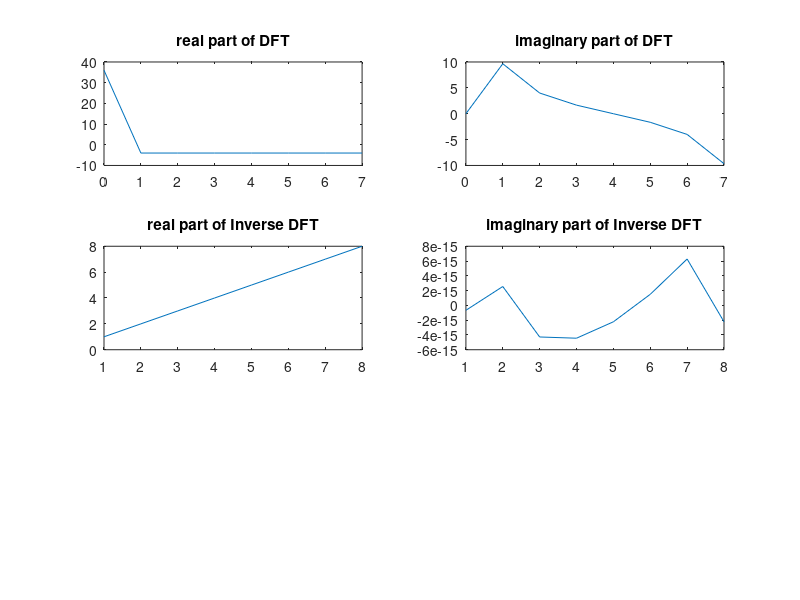

Here is the MATLAB script that generated this plot:
clc;
clear all;
close all;

fs=8000;
ts=1/fs;
N=8;
n=0:N-1;
%x=sin(2*pi*1000*n*ts) + 0.5*sin(2*pi*2000*n*ts + 3*pi/4);
x = [1 2 3 4 5 6 7 8]
figure(1)
stem(n,x);
X = zeros(1,N);
for m = 1:N
    for n = 1:N
        X(m) = X(m) + x(n)*exp(-2j*pi*(n-1)*(m-1)/N);
    end
end
n = 0:N-1;
rX = real(X);
iX = imag(X);
subplot(3,2,1);
plot(n,rX);
title('real part of DFT');
subplot(3,2,2);
plot(n,iX);
title('imaginary part of DFT');
ln=length(X);
x=zeros(1,ln);

for i=1:ln
    for n=1:ln
        x(i)=x(i)+((1/ln)*X(n)*exp(2*pi*j*(i-1)*(n-1)/ln));
    end
end
subplot(3,2,3);
rx = real(x);
ix = imag(x);
plot(rx);
title('real part of Inverse DFT');
subplot(3,2,4);
plot(ix);
title('imaginary part of Inverse DFT');